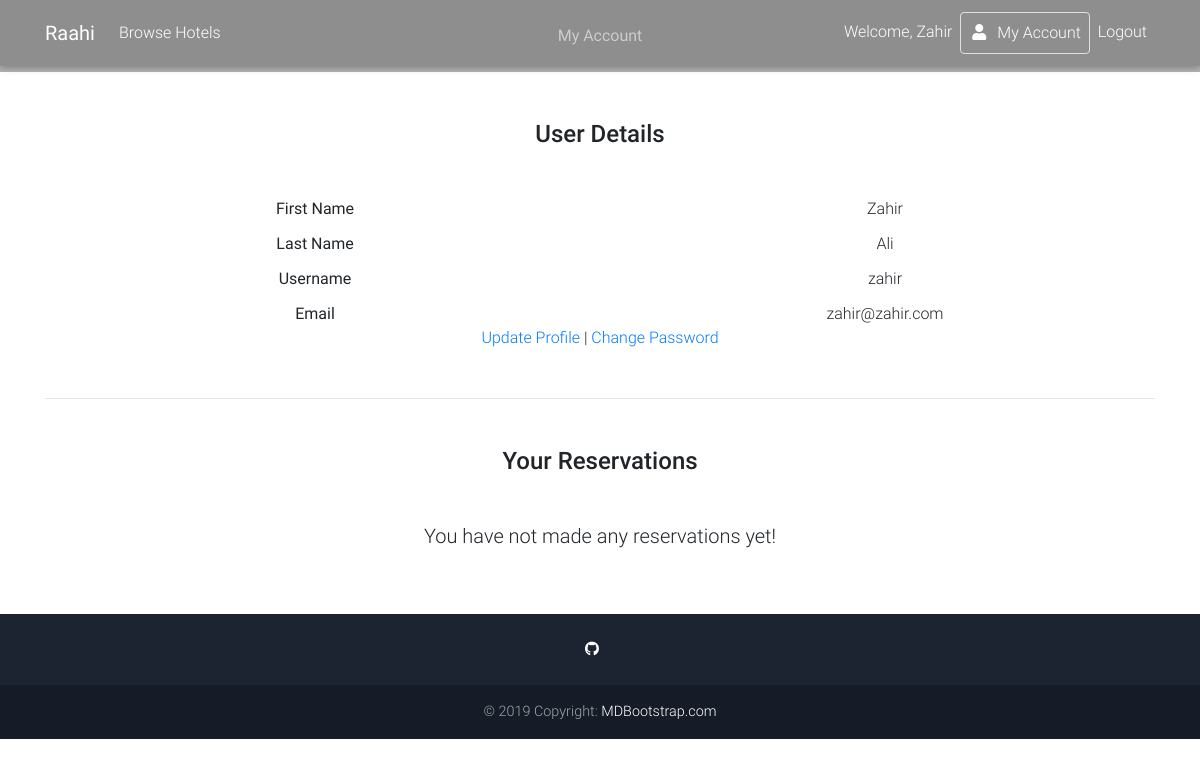
/myaccount/ (signed in), run on an earlier commit of the app's database.
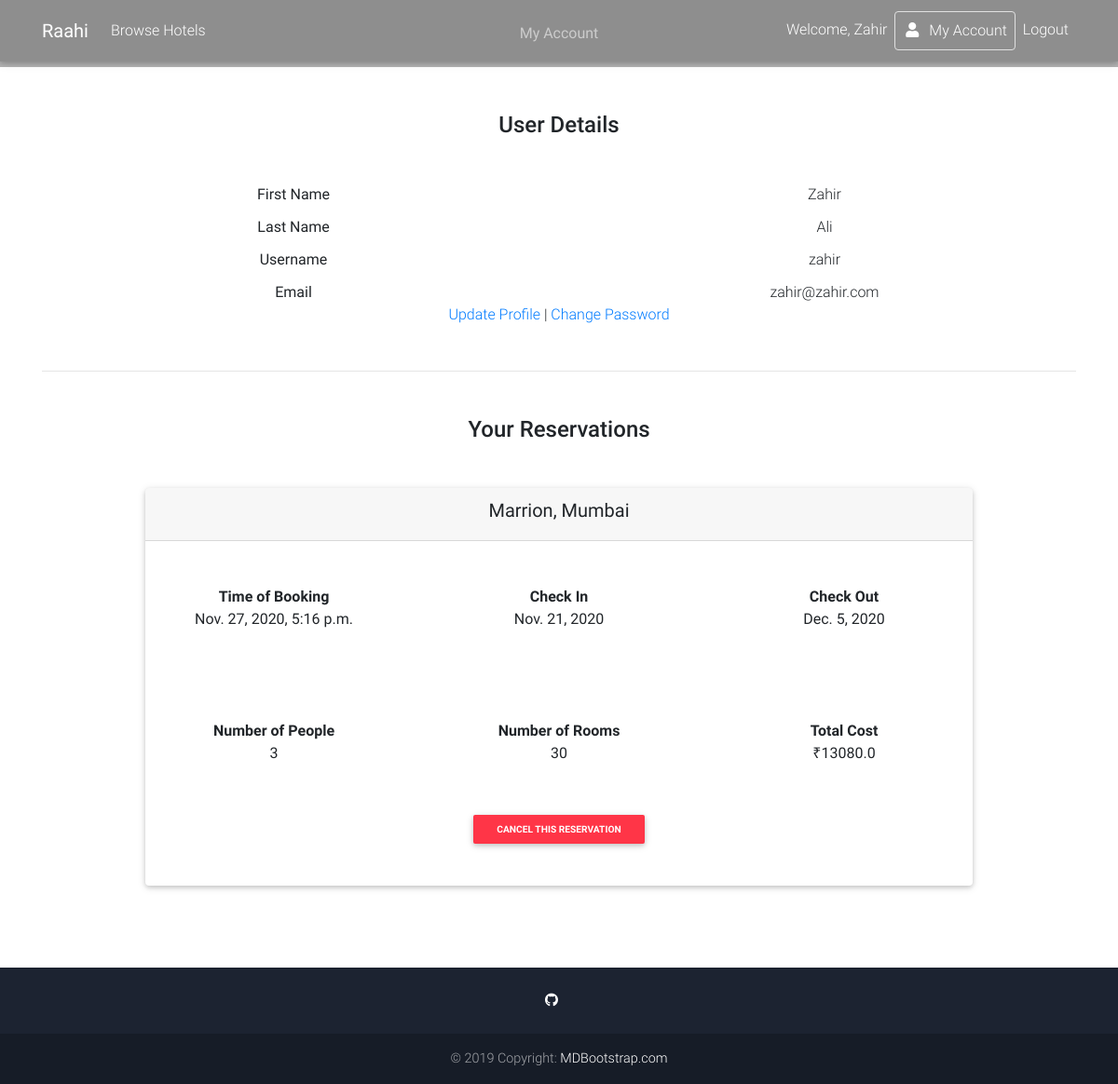
And on a later commit of the database.
### main/models.py (models this page shows, shortened)
class Reservation(models.Model):
    user = models.ForeignKey(User, on_delete=models.CASCADE, null=True)
    reservation_name = models.CharField(max_length=40, default="")
    reference_name = models.CharField(max_length=40, default="")
    timestamp = models.DateTimeField(default=datetime.now())
    num_people = models.IntegerField(default=1)
    rooms = models.IntegerField(default=1)
    check_in = models.DateField(null=True)
    check_out = models.DateField(null=True)
    cost = models.FloatField(default=0.0)

### main/views.py (the view)
# urls.py: path('myaccount/', views.accountpage, name='myaccount'),
def accountpage(request):
    if request.user.is_authenticated:
        reservation_list = Reservation.objects.filter(user = request.user)
        context = {
            'user': request.user,
            'reservation_list' : reservation_list
        }
        return render(request, 'myaccount.html', context)
    else:
        return redirect('login')

### main/templates/myaccount.html (shortened to what this page needs)
{% extends 'base.html' %}
{% block content %}
        <div style="background-image: url('https://i.pinimg.com/564x/27/d5/5e/27d55e41fedf725d9d54a9a3bcbebd46.jpg'); ; background-size: cover;">
          <div class="mask rgba-black-light d-flex justify-content-center align-items-center">
            <div class="text-center white-text mx-5 wow fadeIn">
              <p class="mb-4 d-none d-md-block">
                <strong>My Account</strong>
              </p>
            </div>
          </div>
        </div>
  <main>
    <div class="container">
      <section>
        <center>
        <h2 class="my-5 h4 text-center">User Details</h2>
          <div class="row">
            <div class="col-sm">
              <b>First Name</b>
            </div>
            <div class="col-sm">
              {{request.user.first_name}}
            </div>
          </div>
          <div class="row" style="margin-top: 1%;">
            <div class="col-sm">
              <b>Last Name</b>
            </div>
            <div class="col-sm">
              {{request.user.last_name}}
            </div>
          </div>
          <div class="row" style="margin-top: 1%;">
            <div class="col-sm">
              <b>Username</b>
            </div>
            <div class="col-sm">
              {{request.user.username}}
            </div>
          </div>
          <div class="row" style="margin-top: 1%;">
            <div class="col-sm">
              <b>Email</b>
            </div>
            <div class="col-sm">
              {{request.user.email}}
            </div>
          </div>
          <a href="{% url 'editprofile' %}">Update Profile</a> | <a href="{% url 'editpassword' %}">Change Password</a>
        </center>
      </section>
      <hr class="my-5">
    </div>
    <div class="container">
      <section class="mt-5 wow fadeIn">
        <h3 class="my-5 h4 text-center">Your Reservations</h3>
        {% if reservation_list %}
        {% for reservation in reservation_list %}
          <div class="card mx-auto text-center" style="width: 80%; margin-bottom: 8%">
            <div class="card-header text-center">
              <h5><strong>{{reservation.reference_name}}</strong></h5>
            </div>
            <div class="row">
              <div class="col mt-5 mb-5">
                <strong>Time of Booking</strong> <br>
                {{reservation.timestamp}} <br>
              </div>
              <div class="col mt-5 mb-5">
                <strong>Check In</strong> <br>
                {{reservation.check_in}} <br>
              </div>
              <div class="col mt-5 mb-5">
                <strong>Check Out</strong> <br>
                {{reservation.check_out}} <br>
              </div>
            </div>
            <div class="row">
              <div class="col mt-5 mb-5">
                <strong>Number of People</strong> <br>
                {{reservation.num_people}} <br>
              </div>
              <div class="col mt-5 mb-5">
                <strong>Number of Rooms</strong> <br>
                {{reservation.rooms}} <br>
              </div>
              <div class="col mt-5 mb-5">
                <strong>Total Cost</strong> <br>
                ₹{{reservation.cost}} <br>
              </div>
            </div>
            <form method="POST" action="{% url 'cancelbooking' %}">
            <button class="btn btn-sm btn-danger" type="submit" style="margin-bottom: 5%;" ><strong>Cancel this reservation</strong></button>
          </form>
          </div>
        {% endfor %}
        {% else %}
        <center><h5 style="margin-bottom: 6%;">You have not made any reservations yet!</h5></center>
        {% endif %}
      </section>
    </div>
  </main>
{% endblock content %}

What changed in the data, as far as the page shows it:
added Reservation: reference_name "Marrion, Mumbai", timestamp "Nov. 27, 2020, 5:16 p.m.", check_in "Nov. 21, 2020", check_out "Dec. 5, 2020", num_people "3", rooms "30", cost "13080.0"
Also different on the page:
text no longer shown: "You have not made any reservations yet!"
